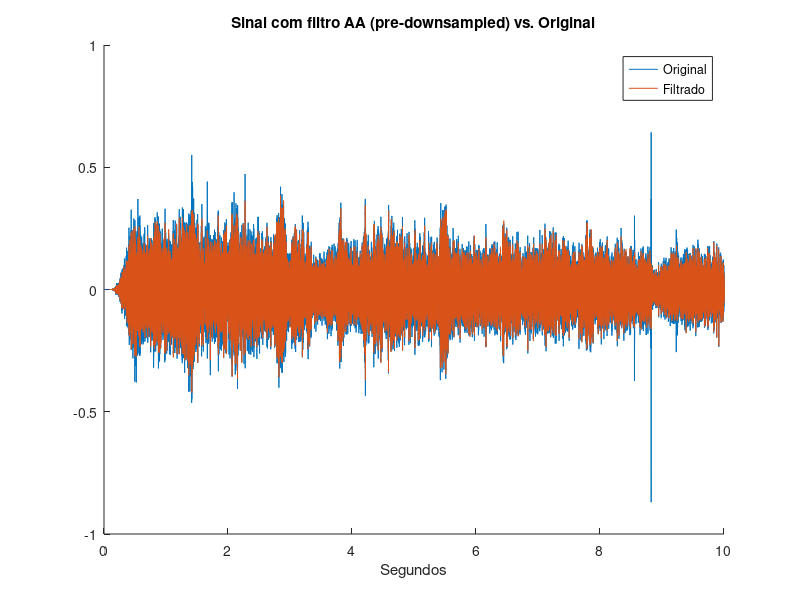
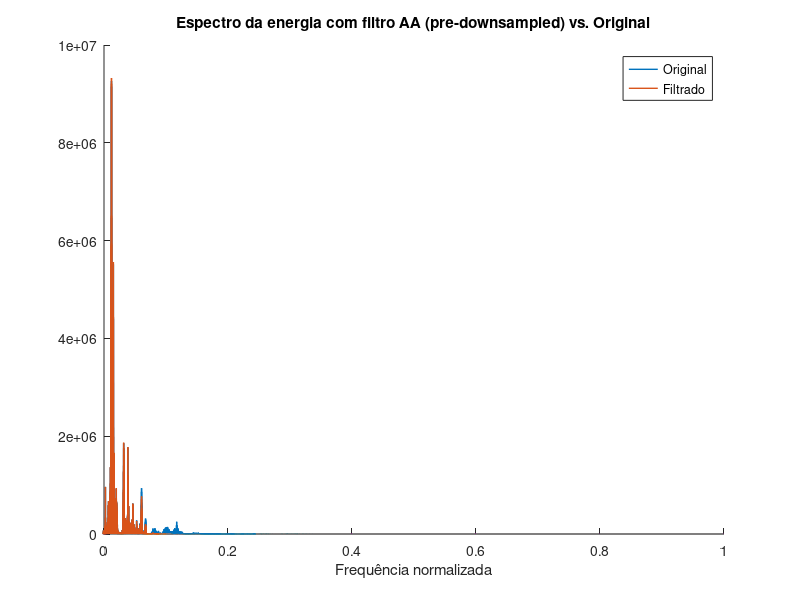
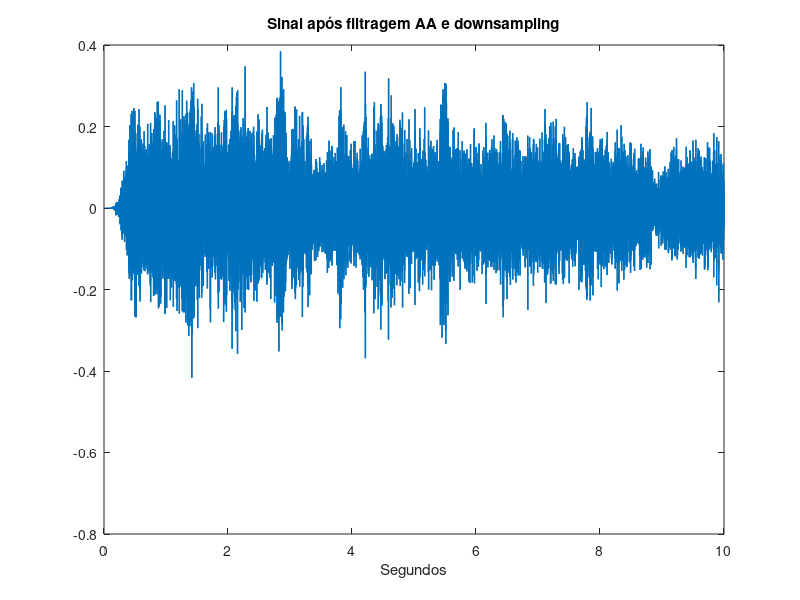

The MATLAB source for these figures, in order:
% % PROJETO FINAL - PROCESSAMENTO DE SINAIS - PROF. THIAGO MARTINI

% % ALINE URNA
% % BRUNA SALGADO
% % FELIPE HATANO

close all
clear all

load('dados_02.mat');
%% a) Filtragem por filtro FIR low-pass (wc ~ 1633Hz) e Downsampling

fs = 44100; % Frequência de amostragem dada pelo enunciado
ttotal = numel(sinal_final)/fs; % Tamanho da gravação em segundos
t = 1/fs:1/fs:ttotal;
figure(1);
hold on;
plot(t,sinal_final);

% % Espectro da energia
sigfft = fftshift(fft(sinal_final));
freqnorm = linspace(-1,1,numel(sigfft));
figure(2);
hold on;
plot(freqnorm,2*(abs(sigfft).^2),'LineWidth',1.0); % Espectro de energia
xlim([0 1]);

% % Filtro FIR para frequência normalizada (wc 1633Hz ~ wcn 0.08)
filtroAA = fir1(100,0.08,'low'); 
sinal_comAA = conv(sinal_final,filtroAA,'same');
figure(1);
plot(t,sinal_comAA);
title('Sinal com filtro AA (pre-downsampled) vs. Original');
xlabel('Segundos');
legend('Original','Filtrado');

sinal_comAAfft = fftshift(fft(sinal_comAA));
figure(2);
plot(freqnorm,2*(abs(sinal_comAAfft).^2),'LineWidth',1.0);
xlim([0 1]);
title('Espectro da energia com filtro AA (pre-downsampled) vs. Original');
xlabel('Frequência normalizada');
legend('Original','Filtrado');

% % Lembrando que o filtro FIR possui fase linear, i.e., causa um atraso
% % de grupo no sinal.

% % Downsampling
fatorDS = floor(fs/(2*1633));
sinalDS = downsample(sinal_comAA',fatorDS);
fsdown = fs/fatorDS;
tDS = (0:1/(fs/fatorDS):ttotal);
figure;
plot(tDS,sinalDS,'LineWidth',1.0);
title('Sinal após filtragem AA e downsampling');
xlabel('Segundos');

%% b)
